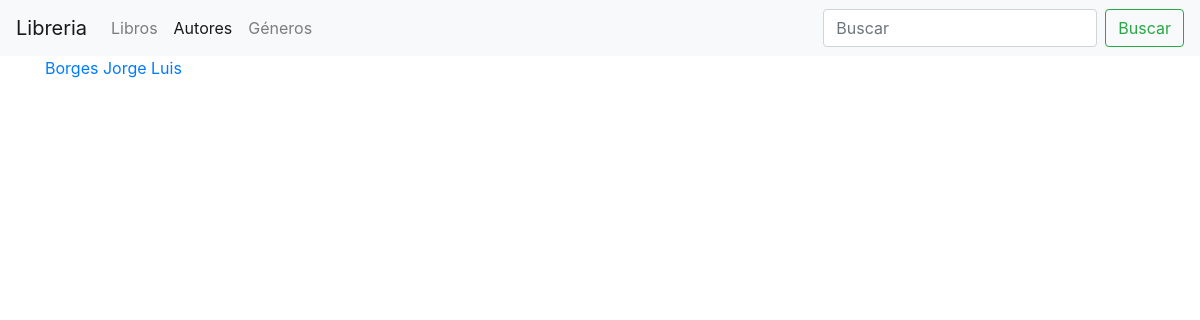
/libros/autores/, run on an earlier commit of the app's database.
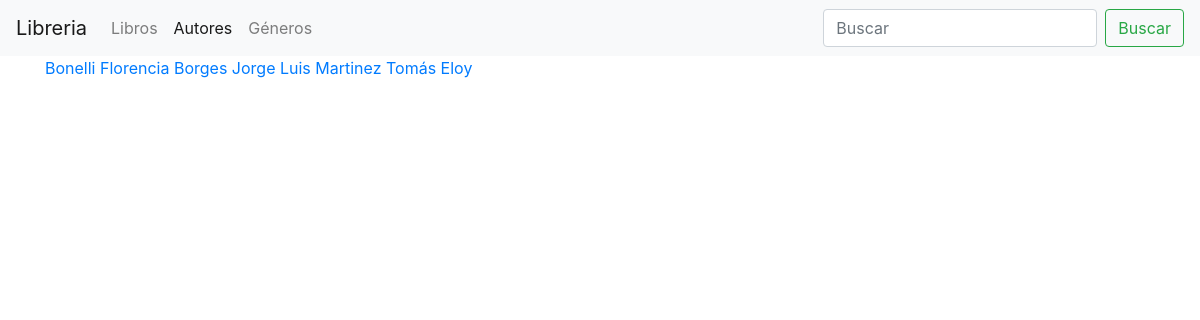
And on a later commit of the database.
### libreria/models.py (models this page shows, shortened)
class Autor(models.Model):
    name = models.CharField("Nombre", max_length=20, null=True, blank=True)
    last_name = models.CharField("Apellido", max_length=50)
    nacionalidad = models.CharField(
        "Nacionalidad", max_length=50, null=True, blank=True, help_text="País de origen"
    )
    class Meta:
        ordering = ["last_name", "name"]
        verbose_name_plural = "Autores"
    def fullname(self):
        return f"{self.last_name} {self.name}"

### libreria/views.py (the view)
# urls.py: path("autores/", lista_autores, name="autores-list"),
def lista_autores(request):
    autores = Autor.objects.all()
    context = {"autores": autores}
    return render(request, "libreria/autor_list.html", context=context)

### libreria/templates/libreria/autor_list.html (shortened to what this page needs)
{% extends "base.html" %}
{% block content %}
    {% for autor in autores %}
        <a href="{% url 'libreria:autor-detail' pk=autor.pk %}">{{ autor.fullname }}</a>
    {% endfor %}
{% endblock content %}

What changed in the data, as far as the page shows it:
added Autor: fullname "Bonelli Florencia"
added Autor: fullname "Martinez Tomás Eloy"
